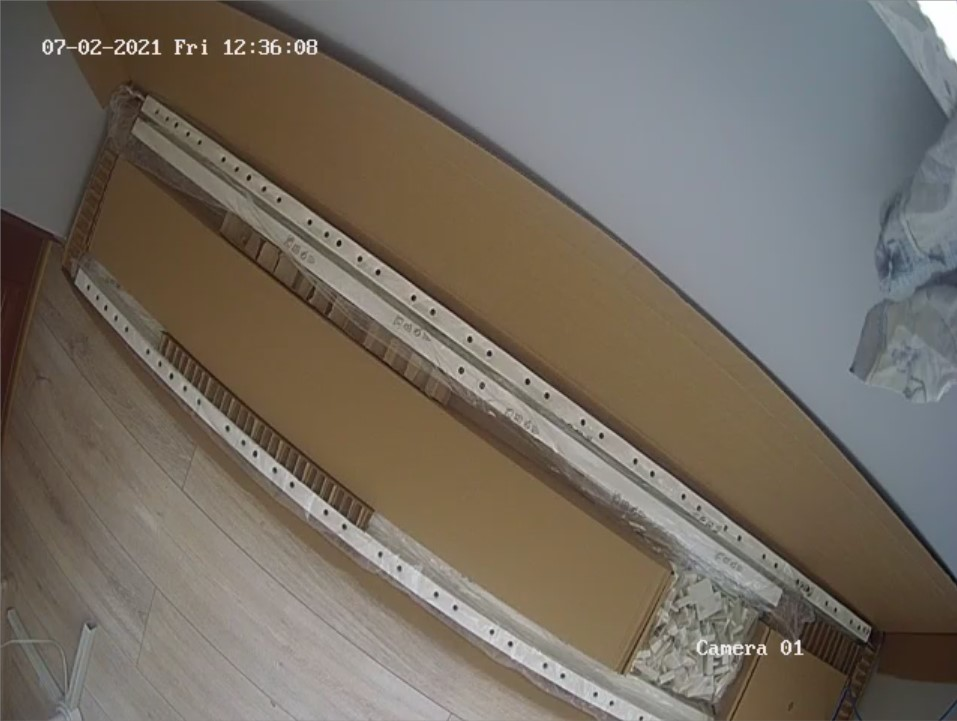
#> input picture DATA/probe.jpg, 957 x 721 px, given in place of the camera
$ jupyter execute camera_capture_edge_detection.ipynb   (shell and % lines are left out)
#> lines starting #> are read from the running program, lines starting #| are printed output that depends on the picture; after the words box and inside, x2 and y2 are one past the last pixel; in counts of white or black regions, pixels touching at a corner belong together
[cell 1]
import cv2
import numpy as np
import matplotlib.pyplot as plt
import os
RTSP = os.environ.get('RTSP_ADDRESS')
cap = cv2.VideoCapture(RTSP)
# cap = cv2.VideoCapture(0)
image_internal = np.zeros((480,640))

while(cap.isOpened()):
    ret, frame = cap.read()
#> frame is the input picture: shape (721, 957, 3); mean B, G, R 99.1, 109.2, 117
    gray = cv2.cvtColor(frame, cv2.COLOR_BGR2GRAY)
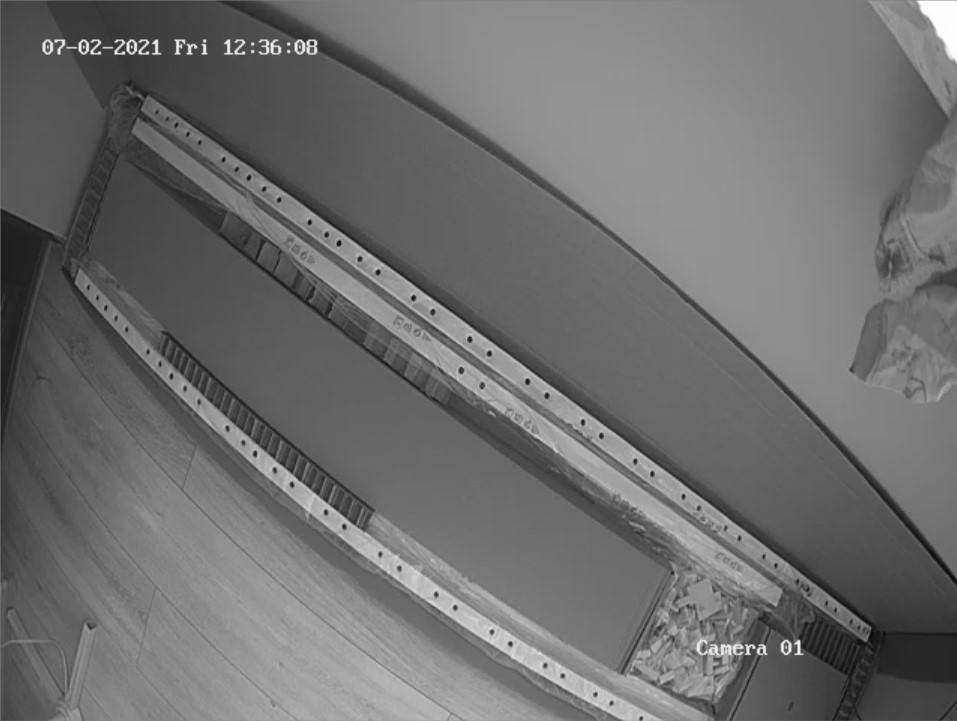
#> gray: shape (721, 957); min 3, max 255, mean 110.3
    img_blur = cv2.blur(gray,ksize=(4,4))

    #Color inverse
    ret,thresh1 = cv2.threshold(img_blur,120,255,cv2.THRESH_BINARY_INV)
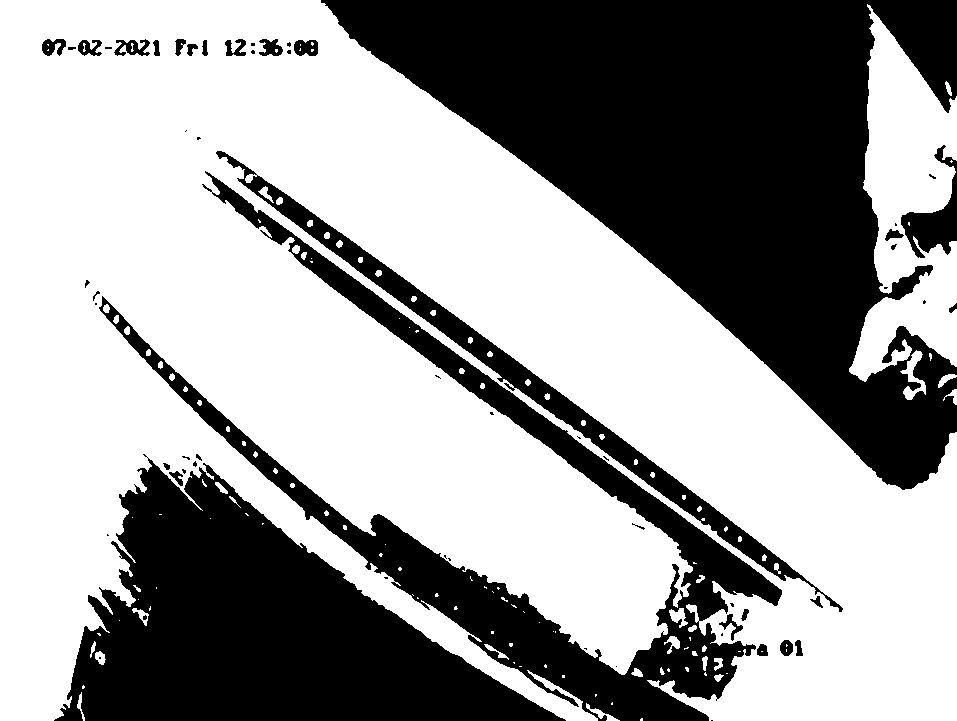
#> thresh1: shape (721, 957); 60.6% white; 61 black regions (30 under 20 px)

    #Find contours
    contours,hierarchy = cv2.findContours(thresh1, cv2.RETR_CCOMP, cv2.CHAIN_APPROX_SIMPLE)[-2:]
#> contours = 204 contours, 127 with area under 20; largest, box (x1, y1, x2, y2) and area: (0, 0, 957, 721) 405782, (849, 4, 957, 382) 21816, (215, 150, 844, 613) 14603, (113, 38, 151, 57) 428, (900, 350, 926, 400) 408

    #Internal contours
    # Create empty array to hold internal contours


    # Iterate through list of contour arrays
    for i in range(len(contours)):
        # If third column value is NOT equal to -1 than its internal
        if hierarchy[0][i][3] == -1:
            # Draw the Contour
            cv2.drawContours(image_internal, contours, i, 255, thickness=1)
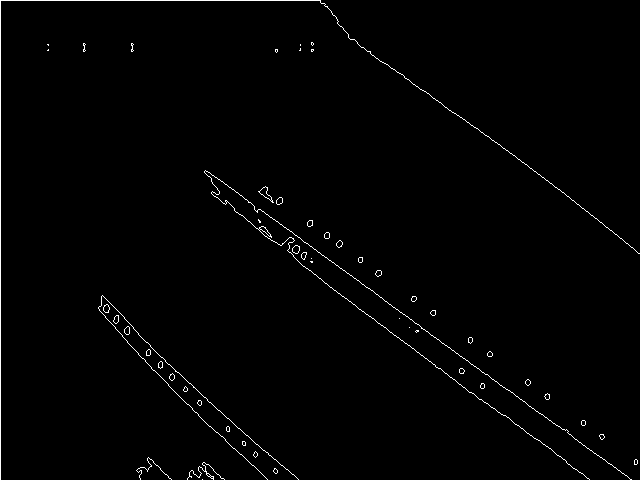
#> image_internal: shape (480, 640) float64; 1% white in thin lines or dots

    #Circle count
    try:
        circles = cv2.HoughCircles(thresh1,cv2.HOUGH_GRADIENT,1,10,
                            param1=118,param2=7,minRadius=2,maxRadius=4)
#> circles = 58 rows, first 8: [171.5, 376.5, 3.3], [338.5, 243.5, 3.3], [378.5, 272.5, 3.3], [160.5, 364.5, 3.3], [278.5, 201.5, 3.3], [326.5, 235.5, 3.3], [117.5, 51.5, 3.3], [904.5, 342.5, 3.3]
        circles = np.uint16(np.around(circles))
#> circles = 58 rows, first 8: [172, 376, 3], [338, 244, 3], [378, 272, 3], [160, 364, 3], [278, 202, 3], [326, 236, 3], [118, 52, 3], [904, 342, 3]
        for i in circles[0,:]:
            # draw the outer circle
            cv2.circle(thresh1,(i[0],i[1]),i[2],(0,255,0),2)
            # draw the center of the circle
            cv2.circle(thresh1,(i[0],i[1]),2,(0,0,255),3)
#> this loop made 58 passes
#> i on passes 1 to 12: [172, 376, 3], [338, 244, 3], [378, 272, 3], [160, 364, 3], [278, 202, 3], [326, 236, 3], [118, 52, 3], [904, 342, 3], [98, 44, 3], [146, 44, 3], [310, 224, 3], [228, 42, 3]
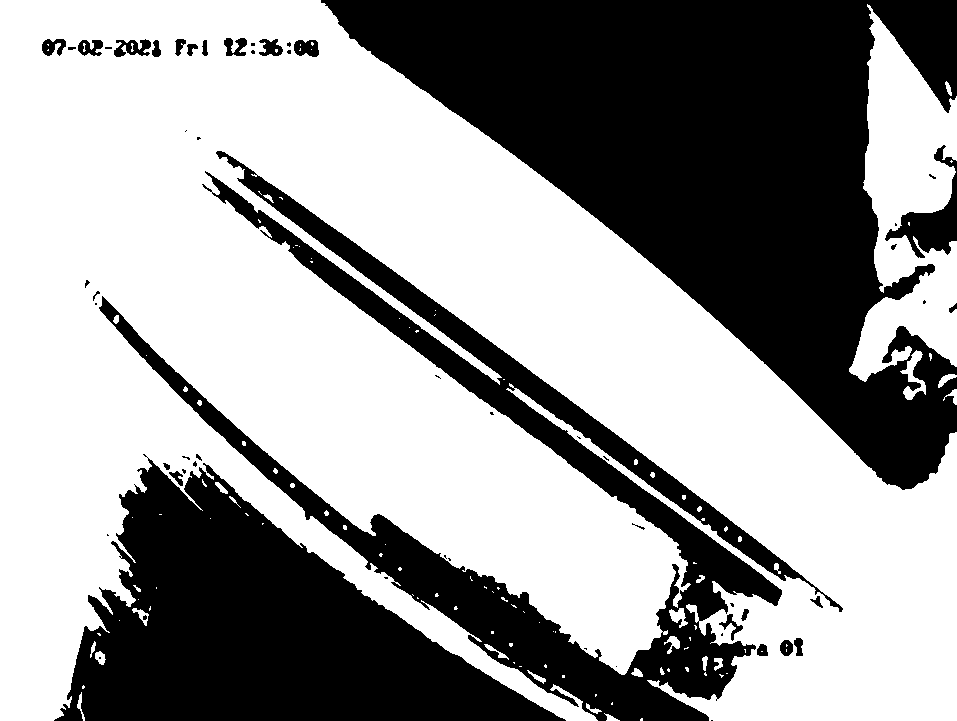
#> thresh1: shape (721, 957); 60.4% white; 58 black regions (29 under 20 px), largest, box (x1, y1, x2, y2) and area: (321, 0, 957, 490) 139713, (54, 454, 566, 721) 67278, (99, 151, 843, 721) 60655
    except:
        break
    else:
        cv2.imshow('original',gray)
        cv2.imshow('Thresholding after Blur',thresh1)
#         cv2.imshow('Contours',image_internal)

        if cv2.waitKey(20) & 0xFF == ord('q'):
#> (key q is pressed here)
            break
cap.release()
cv2.destroyAllWindows()
